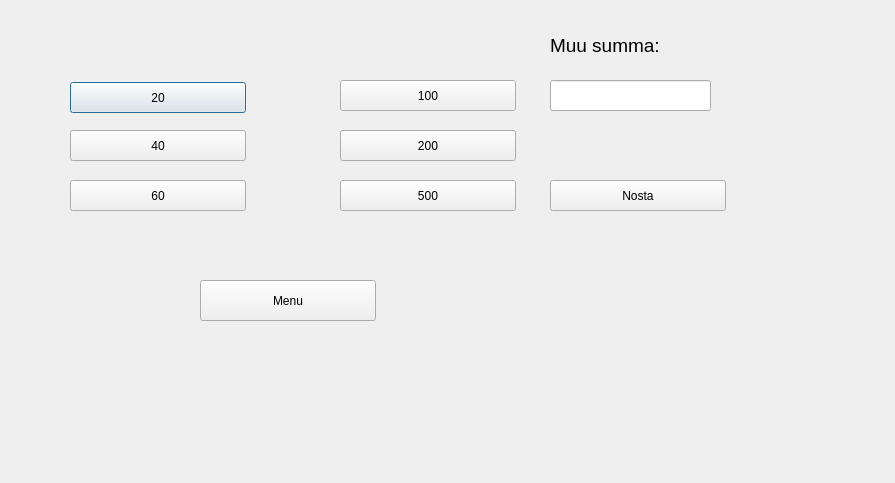
<?xml version="1.0" encoding="UTF-8"?>
<ui version="4.0">
 <class>Nosto</class>
 <widget class="QDialog" name="Nosto">
  <property name="geometry">
   <rect>
    <x>0</x>
    <y>0</y>
    <width>895</width>
    <height>483</height>
   </rect>
  </property>
  <property name="windowTitle">
   <string>Dialog</string>
  </property>
  <widget class="QPushButton" name="btn20">
   <property name="geometry">
    <rect>
     <x>70</x>
     <y>82</y>
     <width>176</width>
     <height>31</height>
    </rect>
   </property>
   <property name="styleSheet">
    <string notr="true">QPushButton {

  background-color:  #C0C0C0;
    border-style: outset;
    border-width: 2px;
    border-radius: 10px;
    border-color: beige;
    min-width: 10em;
    padding: 6px;
	color: black;
}♣

QPushButton:pressed {

  background-color:  #808080;
    border-style: outset;
    border-width: 2px;
    border-radius: 10px;
    border-color: beige;
    min-width: 10em;
    padding: 6px;
	color: black;
}♣QPushButton {

  background-color:  #C0C0C0;
    border-style: outset;
    border-width: 2px;
    border-radius: 10px;
    border-color: beige;
    min-width: 10em;
    padding: 6px;
	color: black;
}♣

QPushButton:pressed {

  background-color:  #808080;
    border-style: outset;
    border-width: 2px;
    border-radius: 10px;
    border-color: beige;
    min-width: 10em;
    padding: 6px;
	color: black;
}♣</string>
   </property>
   <property name="text">
    <string>20</string>
   </property>
  </widget>
  <widget class="QPushButton" name="btn40">
   <property name="geometry">
    <rect>
     <x>70</x>
     <y>130</y>
     <width>176</width>
     <height>31</height>
    </rect>
   </property>
   <property name="styleSheet">
    <string notr="true">QPushButton {

  background-color:  #C0C0C0;
    border-style: outset;
    border-width: 2px;
    border-radius: 10px;
    border-color: beige;
    min-width: 10em;
    padding: 6px;
	color: black;
}♣

QPushButton:pressed {

  background-color:  #808080;
    border-style: outset;
    border-width: 2px;
    border-radius: 10px;
    border-color: beige;
    min-width: 10em;
    padding: 6px;
	color: black;
}♣QPushButton {

  background-color:  #C0C0C0;
    border-style: outset;
    border-width: 2px;
    border-radius: 10px;
    border-color: beige;
    min-width: 10em;
    padding: 6px;
	color: black;
}♣

QPushButton:pressed {

  background-color:  #808080;
    border-style: outset;
    border-width: 2px;
    border-radius: 10px;
    border-color: beige;
    min-width: 10em;
    padding: 6px;
	color: black;
}♣</string>
   </property>
   <property name="text">
    <string>40</string>
   </property>
  </widget>
  <widget class="QPushButton" name="btn60">
   <property name="geometry">
    <rect>
     <x>70</x>
     <y>180</y>
     <width>176</width>
     <height>31</height>
    </rect>
   </property>
   <property name="styleSheet">
    <string notr="true">QPushButton {

  background-color:  #C0C0C0;
    border-style: outset;
    border-width: 2px;
    border-radius: 10px;
    border-color: beige;
    min-width: 10em;
    padding: 6px;
	color: black;
}♣

QPushButton:pressed {

  background-color:  #808080;
    border-style: outset;
    border-width: 2px;
    border-radius: 10px;
    border-color: beige;
    min-width: 10em;
    padding: 6px;
	color: black;
}♣QPushButton {

  background-color:  #C0C0C0;
    border-style: outset;
    border-width: 2px;
    border-radius: 10px;
    border-color: beige;
    min-width: 10em;
    padding: 6px;
	color: black;
}♣

QPushButton:pressed {

  background-color:  #808080;
    border-style: outset;
    border-width: 2px;
    border-radius: 10px;
    border-color: beige;
    min-width: 10em;
    padding: 6px;
	color: black;
}♣</string>
   </property>
   <property name="text">
    <string>60</string>
   </property>
  </widget>
  <widget class="QPushButton" name="btn100">
   <property name="geometry">
    <rect>
     <x>340</x>
     <y>80</y>
     <width>176</width>
     <height>31</height>
    </rect>
   </property>
   <property name="styleSheet">
    <string notr="true">QPushButton {

  background-color:  #C0C0C0;
    border-style: outset;
    border-width: 2px;
    border-radius: 10px;
    border-color: beige;
    min-width: 10em;
    padding: 6px;
	color: black;
}♣

QPushButton:pressed {

  background-color:  #808080;
    border-style: outset;
    border-width: 2px;
    border-radius: 10px;
    border-color: beige;
    min-width: 10em;
    padding: 6px;
	color: black;
}♣QPushButton {

  background-color:  #C0C0C0;
    border-style: outset;
    border-width: 2px;
    border-radius: 10px;
    border-color: beige;
    min-width: 10em;
    padding: 6px;
	color: black;
}♣

QPushButton:pressed {

  background-color:  #808080;
    border-style: outset;
    border-width: 2px;
    border-radius: 10px;
    border-color: beige;
    min-width: 10em;
    padding: 6px;
	color: black;
}♣</string>
   </property>
   <property name="text">
    <string>100</string>
   </property>
  </widget>
  <widget class="QPushButton" name="btn200">
   <property name="geometry">
    <rect>
     <x>340</x>
     <y>130</y>
     <width>176</width>
     <height>31</height>
    </rect>
   </property>
   <property name="styleSheet">
    <string notr="true">QPushButton {

  background-color:  #C0C0C0;
    border-style: outset;
    border-width: 2px;
    border-radius: 10px;
    border-color: beige;
    min-width: 10em;
    padding: 6px;
	color: black;
}♣

QPushButton:pressed {

  background-color:  #808080;
    border-style: outset;
    border-width: 2px;
    border-radius: 10px;
    border-color: beige;
    min-width: 10em;
    padding: 6px;
	color: black;
}♣QPushButton {

  background-color:  #C0C0C0;
    border-style: outset;
    border-width: 2px;
    border-radius: 10px;
    border-color: beige;
    min-width: 10em;
    padding: 6px;
	color: black;
}♣

QPushButton:pressed {

  background-color:  #808080;
    border-style: outset;
    border-width: 2px;
    border-radius: 10px;
    border-color: beige;
    min-width: 10em;
    padding: 6px;
	color: black;
}♣</string>
   </property>
   <property name="text">
    <string>200</string>
   </property>
  </widget>
  <widget class="QPushButton" name="btn500">
   <property name="geometry">
    <rect>
     <x>340</x>
     <y>180</y>
     <width>176</width>
     <height>31</height>
    </rect>
   </property>
   <property name="styleSheet">
    <string notr="true">QPushButton {

  background-color:  #C0C0C0;
    border-style: outset;
    border-width: 2px;
    border-radius: 10px;
    border-color: beige;
    min-width: 10em;
    padding: 6px;
	color: black;
}♣

QPushButton:pressed {

  background-color:  #808080;
    border-style: outset;
    border-width: 2px;
    border-radius: 10px;
    border-color: beige;
    min-width: 10em;
    padding: 6px;
	color: black;
}♣QPushButton {

  background-color:  #C0C0C0;
    border-style: outset;
    border-width: 2px;
    border-radius: 10px;
    border-color: beige;
    min-width: 10em;
    padding: 6px;
	color: black;
}♣

QPushButton:pressed {

  background-color:  #808080;
    border-style: outset;
    border-width: 2px;
    border-radius: 10px;
    border-color: beige;
    min-width: 10em;
    padding: 6px;
	color: black;
}♣</string>
   </property>
   <property name="text">
    <string>500</string>
   </property>
  </widget>
  <widget class="QLineEdit" name="lineEdit">
   <property name="geometry">
    <rect>
     <x>550</x>
     <y>80</y>
     <width>161</width>
     <height>31</height>
    </rect>
   </property>
  </widget>
  <widget class="QPushButton" name="btnNosta">
   <property name="geometry">
    <rect>
     <x>550</x>
     <y>180</y>
     <width>176</width>
     <height>31</height>
    </rect>
   </property>
   <property name="styleSheet">
    <string notr="true">QPushButton {

  background-color:  #C0C0C0;
    border-style: outset;
    border-width: 2px;
    border-radius: 10px;
    border-color: beige;
    min-width: 10em;
    padding: 6px;
	color: black;
}♣

QPushButton:pressed {

  background-color:  #808080;
    border-style: outset;
    border-width: 2px;
    border-radius: 10px;
    border-color: beige;
    min-width: 10em;
    padding: 6px;
	color: black;
}♣QPushButton {

  background-color:  #C0C0C0;
    border-style: outset;
    border-width: 2px;
    border-radius: 10px;
    border-color: beige;
    min-width: 10em;
    padding: 6px;
	color: black;
}♣

QPushButton:pressed {

  background-color:  #808080;
    border-style: outset;
    border-width: 2px;
    border-radius: 10px;
    border-color: beige;
    min-width: 10em;
    padding: 6px;
	color: black;
}♣</string>
   </property>
   <property name="text">
    <string>Nosta</string>
   </property>
  </widget>
  <widget class="QLabel" name="label">
   <property name="geometry">
    <rect>
     <x>550</x>
     <y>30</y>
     <width>151</width>
     <height>31</height>
    </rect>
   </property>
   <property name="font">
    <font>
     <pointsize>14</pointsize>
    </font>
   </property>
   <property name="text">
    <string>Muu summa:</string>
   </property>
  </widget>
  <widget class="QPushButton" name="btnMenu">
   <property name="geometry">
    <rect>
     <x>200</x>
     <y>280</y>
     <width>176</width>
     <height>41</height>
    </rect>
   </property>
   <property name="styleSheet">
    <string notr="true">QPushButton {

  background-color:  #C0C0C0;
    border-style: outset;
    border-width: 2px;
    border-radius: 10px;
    border-color: beige;
    min-width: 10em;
    padding: 6px;
	color: black;
}♣

QPushButton:pressed {

  background-color:  #808080;
    border-style: outset;
    border-width: 2px;
    border-radius: 10px;
    border-color: beige;
    min-width: 10em;
    padding: 6px;
	color: black;
}♣QPushButton {

  background-color:  #C0C0C0;
    border-style: outset;
    border-width: 2px;
    border-radius: 10px;
    border-color: beige;
    min-width: 10em;
    padding: 6px;
	color: black;
}♣

QPushButton:pressed {

  background-color:  #808080;
    border-style: outset;
    border-width: 2px;
    border-radius: 10px;
    border-color: beige;
    min-width: 10em;
    padding: 6px;
	color: black;
}♣</string>
   </property>
   <property name="text">
    <string>Menu</string>
   </property>
  </widget>
 </widget>
 <resources/>
 <connections/>
</ui>
